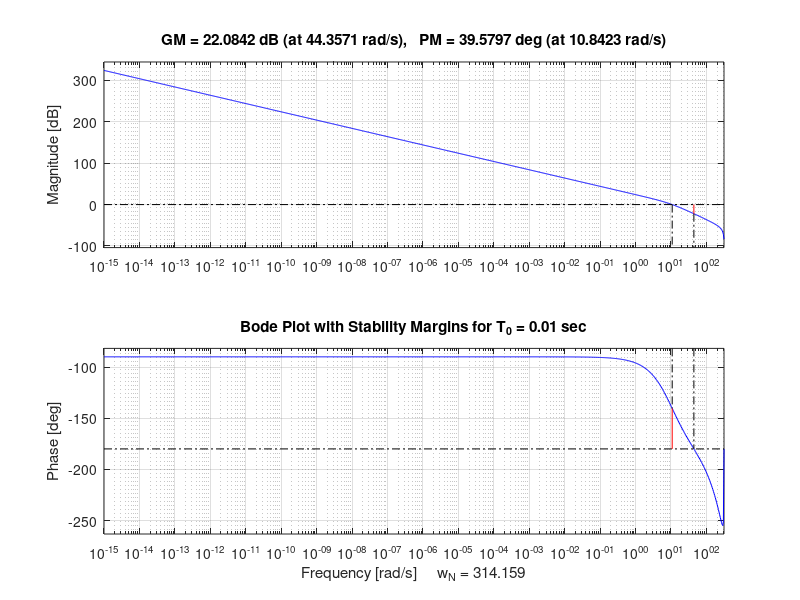
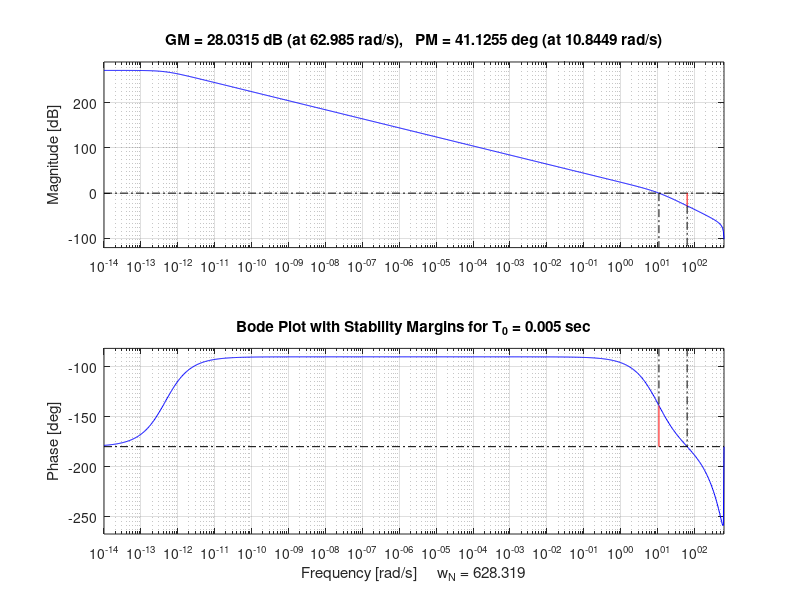

The MATLAB script that drew these images, in order:
clc;
close all;

% Define the continuous-time plant G(s)
s = tf('s');
G_cont = 16 / (s * (0.1*s + 1));

% Sampling times to test
T0_list = [0.01, 0.005];

for i = 1:length(T0_list)
    T0 = T0_list(i);

    Gz = c2d(G_cont, T0, 'zoh');

    % Plot Bode plot with stability margins
    figure;
    margin(Gz);
    title(['Bode Plot with Stability Margins for T_0 = ', num2str(T0), ' sec']);
    grid on;
end
